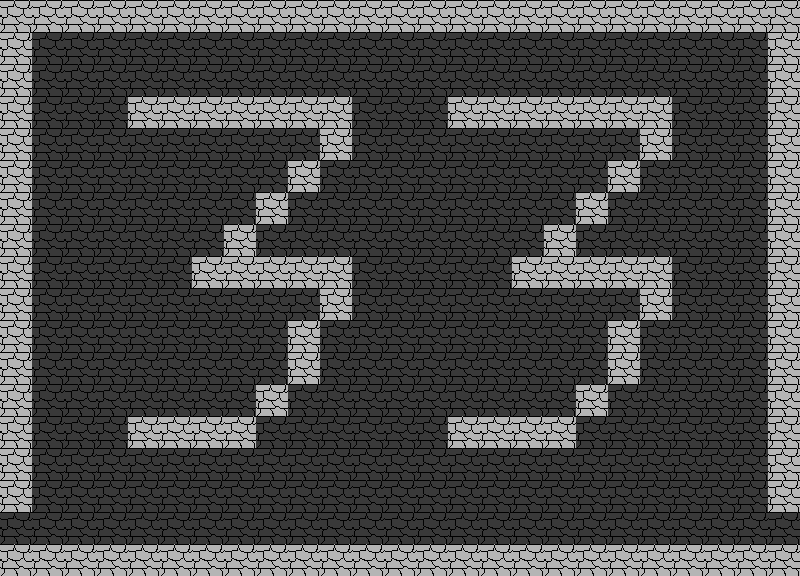

A level layout from a 2D game, rendered from its tile map. Below: a short description, then the map file with its tile-grid data intact:
An orthogonal 25x18 tile map with 32x32 px tiles, 1 tile layer (floor) and 6 objects (3x door, 2x enemy, player).

<map version="1.10" tiledversion="1.11.2" orientation="orthogonal" renderorder="right-down" width="25" height="18" tilewidth="32" tileheight="32" infinite="0" nextlayerid="3" nextobjectid="7">
 <tileset firstgid="1" source="placeholder.tsx" />
 <layer id="1" name="floor" width="25" height="18">
  <data encoding="csv">
2,2,2,2,2,2,2,2,2,2,2,2,2,2,2,2,2,2,2,2,2,2,2,2,2,
2,1,1,1,1,1,1,1,1,1,1,1,1,1,1,1,1,1,1,1,1,1,1,1,2,
2,1,1,1,1,1,1,1,1,1,1,1,1,1,1,1,1,1,1,1,1,1,1,1,2,
2,1,1,1,2,2,2,2,2,2,2,1,1,1,2,2,2,2,2,2,2,1,1,1,2,
2,1,1,1,1,1,1,1,1,1,2,1,1,1,1,1,1,1,1,1,2,1,1,1,2,
2,1,1,1,1,1,1,1,1,2,1,1,1,1,1,1,1,1,1,2,1,1,1,1,2,
2,1,1,1,1,1,1,1,2,1,1,1,1,1,1,1,1,1,2,1,1,1,1,1,2,
2,1,1,1,1,1,1,2,1,1,1,1,1,1,1,1,1,2,1,1,1,1,1,1,2,
2,1,1,1,1,1,2,2,2,2,2,1,1,1,1,1,2,2,2,2,2,1,1,1,2,
2,1,1,1,1,1,1,1,1,1,2,1,1,1,1,1,1,1,1,1,2,1,1,1,2,
2,1,1,1,1,1,1,1,1,2,1,1,1,1,1,1,1,1,1,2,1,1,1,1,2,
2,1,1,1,1,1,1,1,1,2,1,1,1,1,1,1,1,1,1,2,1,1,1,1,2,
2,1,1,1,1,1,1,1,2,1,1,1,1,1,1,1,1,1,2,1,1,1,1,1,2,
2,1,1,1,2,2,2,2,1,1,1,1,1,1,2,2,2,2,1,1,1,1,1,1,2,
2,1,1,1,1,1,1,1,1,1,1,1,1,1,1,1,1,1,1,1,1,1,1,1,2,
2,1,1,1,1,1,1,1,1,1,1,1,1,1,1,1,1,1,1,1,1,1,1,1,2,
1,1,1,1,1,1,1,1,1,1,1,1,1,1,1,1,1,1,1,1,1,1,1,1,1,
2,2,2,2,2,2,2,2,2,2,2,2,2,2,2,2,2,2,2,2,2,2,2,2,2
</data>
 </layer>
 <objectgroup id="2" name="objects">
  <object id="1" type="enemy" gid="5" x="608" y="160" width="32" height="32" />
  <object id="2" type="enemy" gid="5" x="288" y="160" width="32" height="32" />
  <object id="3" type="door" gid="3" x="384" y="32" width="32" height="32" />
  <object id="4" type="door" gid="3" x="768" y="544" width="32" height="32" />
  <object id="5" type="door" gid="3" x="0" y="544" width="32" height="32" />
  <object id="6" type="player" gid="4" x="384.128" y="64.0154" width="32" height="32" />
 </objectgroup>
</map>
